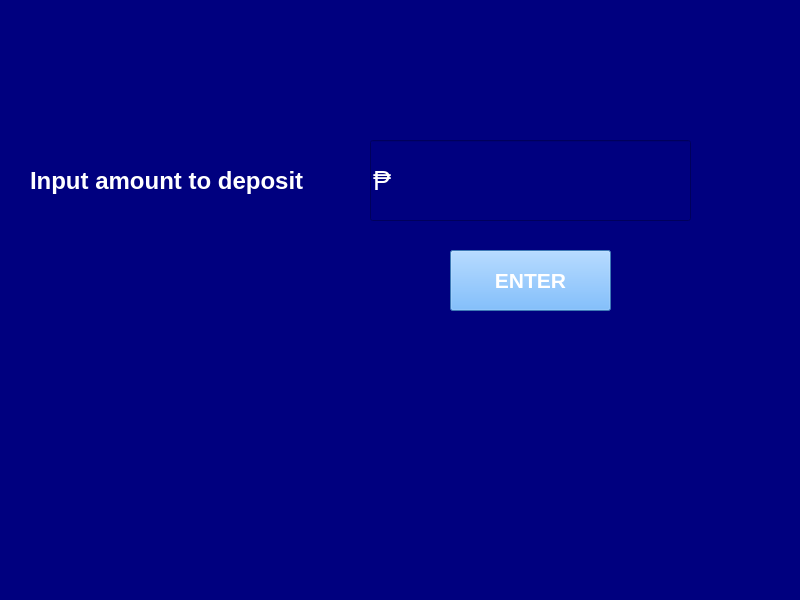
<?xml version="1.0" encoding="UTF-8"?>
<ui version="4.0">
 <class>deposit_window</class>
 <widget class="QMainWindow" name="deposit_window">
  <property name="geometry">
   <rect>
    <x>0</x>
    <y>0</y>
    <width>800</width>
    <height>600</height>
   </rect>
  </property>
  <property name="windowTitle">
   <string>Deposit</string>
  </property>
  <property name="styleSheet">
   <string notr="true">background-color: rgb(0, 0, 127);</string>
  </property>
  <widget class="QWidget" name="centralwidget">
   <widget class="QLabel" name="deposit_label">
    <property name="geometry">
     <rect>
      <x>30</x>
      <y>140</y>
      <width>301</width>
      <height>81</height>
     </rect>
    </property>
    <property name="font">
     <font>
      <pointsize>18</pointsize>
      <weight>75</weight>
      <bold>true</bold>
     </font>
    </property>
    <property name="styleSheet">
     <string notr="true">color: rgb(255, 255, 255);</string>
    </property>
    <property name="text">
     <string>Input amount to deposit</string>
    </property>
   </widget>
   <widget class="QLabel" name="logo_label">
    <property name="geometry">
     <rect>
      <x>690</x>
      <y>10</y>
      <width>101</width>
      <height>91</height>
     </rect>
    </property>
    <property name="text">
     <string/>
    </property>
    <property name="pixmap">
     <pixmap>../images/Bank logo 1.png</pixmap>
    </property>
   </widget>
   <widget class="QLineEdit" name="input_deposit">
    <property name="geometry">
     <rect>
      <x>370</x>
      <y>140</y>
      <width>321</width>
      <height>81</height>
     </rect>
    </property>
    <property name="font">
     <font>
      <pointsize>20</pointsize>
     </font>
    </property>
    <property name="styleSheet">
     <string notr="true">color: rgb(255, 255, 255);
selection-background-color: rgb(85, 170, 255);</string>
    </property>
    <property name="text">
     <string>₱</string>
    </property>
   </widget>
   <widget class="QPushButton" name="enter_button">
    <property name="geometry">
     <rect>
      <x>450</x>
      <y>250</y>
      <width>161</width>
      <height>61</height>
     </rect>
    </property>
    <property name="font">
     <font>
      <pointsize>16</pointsize>
      <weight>75</weight>
      <bold>true</bold>
     </font>
    </property>
    <property name="styleSheet">
     <string notr="true">color: rgb(255, 255, 255);
background-color: rgb(85, 170, 255);</string>
    </property>
    <property name="text">
     <string>ENTER</string>
    </property>
   </widget>
  </widget>
  <widget class="QStatusBar" name="statusbar"/>
 </widget>
 <resources/>
 <connections/>
</ui>
